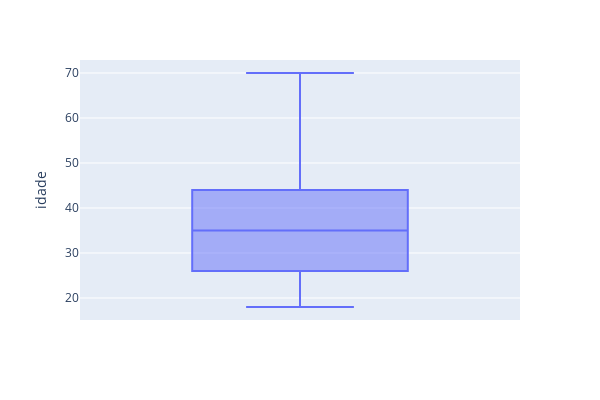

Notebook source saved alongside this figure:
### Markdown cell above
**Idade**

### Code cell
boxplot = px.box(
    df, y = "idade"
)
boxplot.update_layout(
    width=600,  
    height=400,
)
boxplot.show()

### Figure 1 — Plotly figure (JSON) as saved in the notebook; plotly's stock layout.template omitted (floating-point values rounded to 4 significant figures; data arrays with more than 128 entries replaced by an {"elided": "..."} marker saying what was removed)
{"data": [{"alignmentgroup": "True", "hovertemplate": "idade=%{y}<extra></extra>", "legendgroup": "", "marker": {"color": "#636efa"}, "name": "", "notched": false, "offsetgroup": "", "orientation": "v", "showlegend": false, "type": "box", "x0": " ", "xaxis": "x", "y": {"elided": "2000 int values"}, "y0": " ", "yaxis": "y"}], "layout": {"boxmode": "group", "height": 400, "legend": {"tracegroupgap": 0}, "margin": {"t": 60}, "width": 600, "xaxis": {"anchor": "y", "domain": [0, 1]}, "yaxis": {"anchor": "x", "domain": [0, 1], "title": {"text": "idade"}}}}
